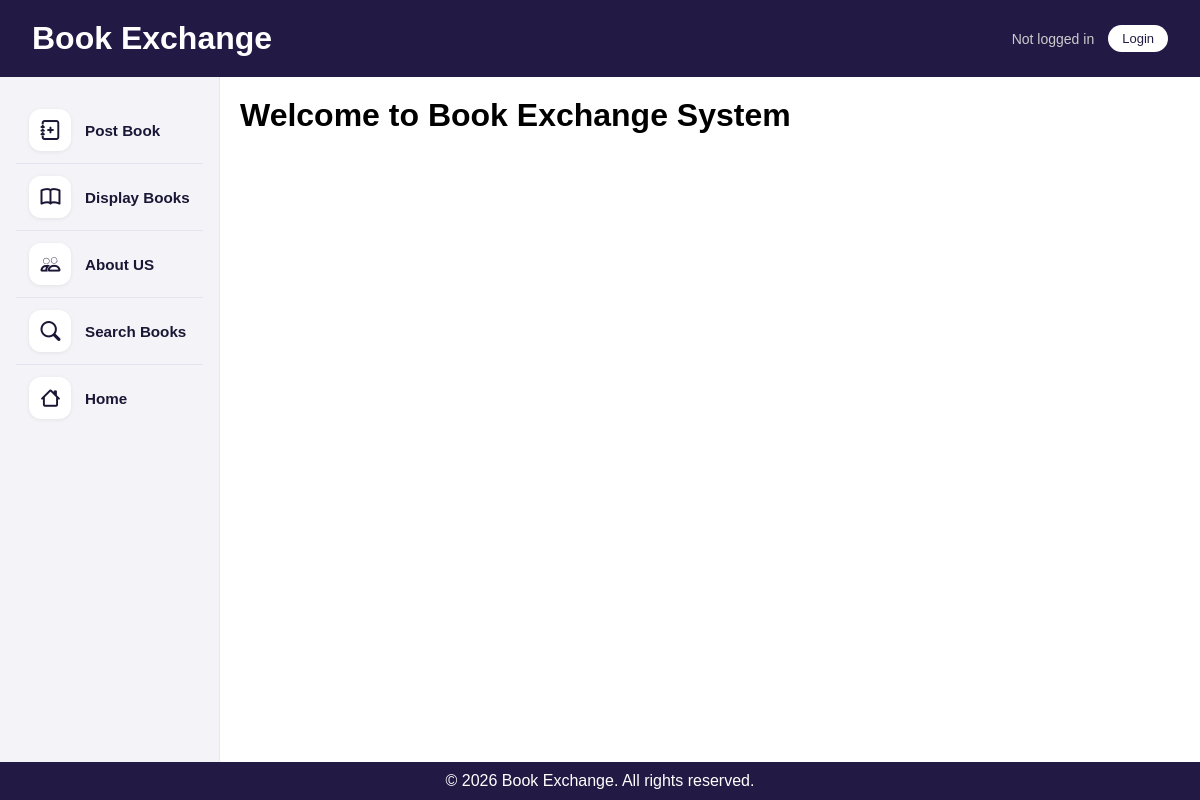
The page / on the database its author committed.
### bookMng/models.py (models this page shows, shortened)
class MainMenu(models.Model):
    item = models.CharField(max_length=300, unique=True)
    link = models.CharField(max_length=300, unique=True)

### bookMng/views.py (the view)
# urls.py: path('', views.index, name='index'),
def index(request):
    return render(request,
                  'bookMng/index.html',
                  {
                      'item_list': MainMenu.objects.all()
                  })

### bookEx/templates/bookMng/index.html (shortened to what this page needs)
{% extends "base.html" %}
{% load static %}
{% block content %}
   <h1>Welcome to Book Exchange System</h1>
{% endblock content %}

### bookEx/templates/base.html (shortened to what this page needs)
{%  load static %}
<!DOCTYPE html>
<html lang="en">
<head>
    <link href="{%  static 'main.css' %}" rel="stylesheet" type="text/css">
    <link href="{% static 'table_format.css' %}" rel="stylesheet" type="text/css" />
    <link href="{% static 'comments.css' %}" rel="stylesheet" type="text/css" />
    <link href="{% static 'book_detail.css' %}" rel="stylesheet" type="text/css" />
    <link href="{% static 'message_box.css' %}" rel="stylesheet" type="text/css" />
    <link href="{% static 'register.css' %}" rel="stylesheet" type="text/css" />
    <link href="{% static 'login.css' %}" rel="stylesheet" type="text/css" />
    <link rel="stylesheet" href="https://cdn.jsdelivr.net/npm/bootstrap-icons@1.11.3/font/bootstrap-icons.css">
</head>
<body class="{% block body_class %}{% endblock %}">
    <header class="banner">
    <div class="bannerInner">
        <h1>Book Exchange</h1>
        <div class="bannerRight">
            {% if user.is_authenticated %}
                <span>{{ user.username }}</span>
                <form action="{% url 'logout' %}?next=/" method="post">
                    <button type="submit">Logout</button>
                    {% csrf_token %}
                </form>
            {% else %}
                <span>Not logged in</span>
                <a href="{% url 'login' %}?next=/">Login</a>
            {% endif %}
        </div>
    </div>
</header>
    <div class="container">
        <nav class="sidebar">
            <ul>
               {% for item in item_list %}
                   {% if user.is_authenticated or item.item != 'My Books' and item.item != 'Inbox' %}
                      <li>
                          <a href="{{ item.link }}">  {{ item.item }} </a>
                      </li>
                   {% endif %}
               {% endfor %}
            </ul>
        </nav>
        <main class="content">
            {% block content %}{% endblock content %}
        </main>
    </div>
    <footer class="footer">
        <p>&copy; 2026 Book Exchange. All rights reserved.</p>
    </footer>
</body>
</html>

### bookEx/static/main.css (style rules this page uses)
:root { --main-accent: #221a45; }
* { margin: 0; padding: 0; box-sizing: border-box; }
body { font-family: Arial, sans-serif; min-height: 100vh; display: flex; flex-direction: column; }
.banner { background-color: var(--main-accent); color: white; padding: 20px 32px; }
.bannerInner { display: flex; justify-content: space-between; align-items: center; }
.bannerRight { display: flex; align-items: center; gap: 14px; font-size: 14px; }
.bannerRight span { color: #ccc; }
.bannerRight a { color: var(--main-accent); text-decoration: none; background-color: white; border-radius: 25px; padding: 6px 14px; font-size: 13px; }
.container { flex: 1; display: flex; }
.sidebar { width: 220px; background-color: #f4f4f8; padding: 20px 16px; border-right: 1px solid #e8e8f0; }
.sidebar ul { list-style: none; }
.sidebar li { margin-bottom: 0; }
.sidebar li + li { border-top: 1px solid #e4e4ee; }
.sidebar a { text-decoration: none; color: #1a1635; font-weight: 600; font-size: 0.95rem; display: flex; align-items: center; gap: 14px; padding: 12px 10px; border-radius: 12px; border-left: 3px solid transparent; }
.sidebar a::before { content: ''; display: flex; align-items: center; justify-content: center; min-width: 42px; height: 42px; background-color: #ffffff; border-radius: 12px; font-family: "bootstrap-icons"; font-size: 1.2rem; box-shadow: 0 1px 4px rgba(0,0,0,0.07); color: #1a1635; }
.sidebar a[href="/"]::before { content: "\F425"; }
.sidebar a[href="/postbook"]::before { content: "\F442"; }
.sidebar a[href="/displaybooks"]::before { content: "\F194"; }
.sidebar a[href="/searchbooks"]::before { content: "\F52A"; }
.sidebar a[href="/aboutus"]::before { content: "\F4D0"; }
.content { flex: 1; padding: 20px; }
.footer { background-color: var(--main-accent); color: white; text-align: center; padding: 10px; }

### rows shown on the page
MainMenu: item "Post Book"
MainMenu: item "Display Books"
MainMenu: item "About US"
MainMenu: item "Search Books"
MainMenu: item "Home"
